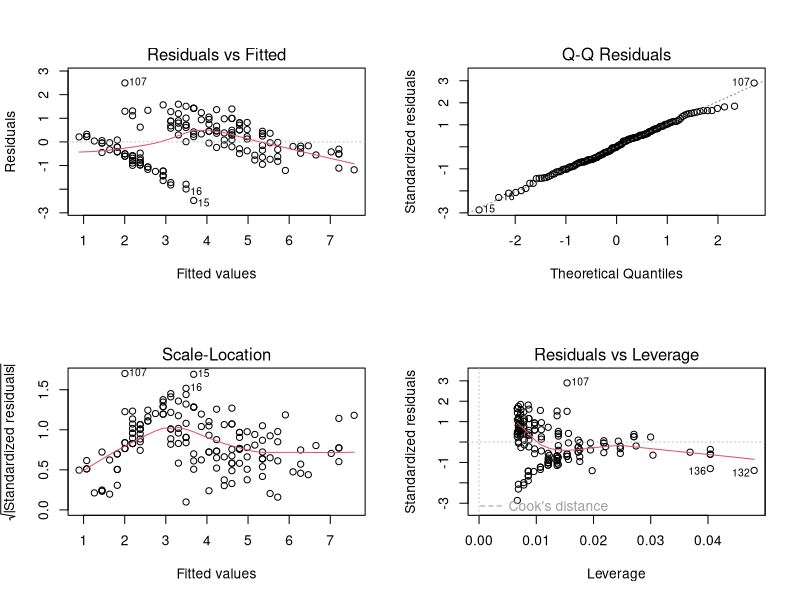

The R script that drew this image:
# 1. Build a regression model predicting Petal.Length from Sepal.Length in iris. 
model_q1 <- lm(Petal.Length ~ Sepal.Length, data = iris)

print("--- Simple Regression Model Summary (Petal.Length ~ Sepal.Length) ---")
print(summary(model_q1))
cat("\n")

# 2. Create a multiple regression model predicting mpg using wt, hp, and drat in mtcars.
model_q2 <- lm(mpg ~ wt + hp + drat, data = mtcars)

print("--- Multiple Regression Model Summary (mpg ~ wt + hp + drat) ---")
print(summary(model_q2))
cat("\n")

# 3. Check the R^2 and Adjusted R^2 of the model in Q2. 
summary_q2 <- summary(model_q2)

print("--- R-squared and Adjusted R-squared for Q2 Model ---")
cat("R-squared:", round(summary_q2$r.squared, 4), "\n")
cat("Adjusted R-squared:", round(summary_q2$adj.r.squared, 4), "\n")
cat("\n")

#  4. Plot residuals of your regression model in Q1 and interpret the result. 

print("--- Residual Plots for Q1 Model (Petal.Length ~ Sepal.Length) ---")
par(mfrow = c(2, 2))
plot(model_q1)
par(mfrow = c(1, 1))

cat("\nInterpretation:\n")
cat("The 'Residuals vs Fitted' plot shows a slight U-shape, suggesting that a simple linear relationship might not fully capture the variance, and a non-linear model might fit the data better. The points are not perfectly randomly scattered around the horizontal line at 0.\n")
cat("\n")

# 5. Build a regression model predicting Ozone using Temp from the airquality dataset.

model_q5 <- lm(Ozone ~ Temp, data = airquality, na.action = na.omit)

print("--- Simple Regression Model Summary (Ozone ~ Temp) ---")
print(summary(model_q5))